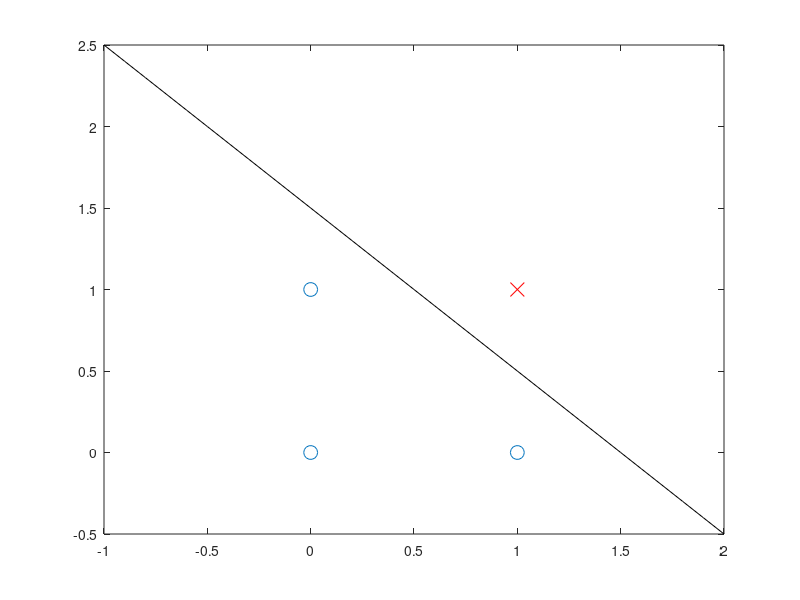

The MATLAB script that drew this image:
function plot_and_gate()
  x = [-1:0.1:2];
  y = 1.5 - x;
  tx = [1];
  ty = [1];
  fx = [0 0 1];
  fy = [0 1 0];
  plot(fx, fy, 'o', 'markersize', 10, tx, ty, 'x', 'color', 'r', 'markersize', 10, x, y, 'color', 'k');
endfunction